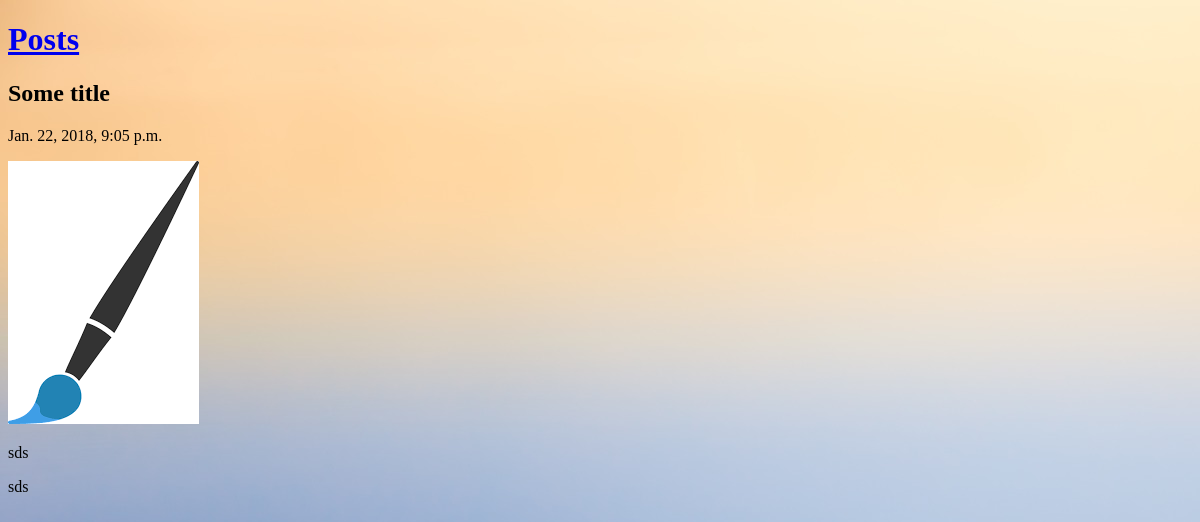
/posts/sds/, run on an earlier commit of the app's database.
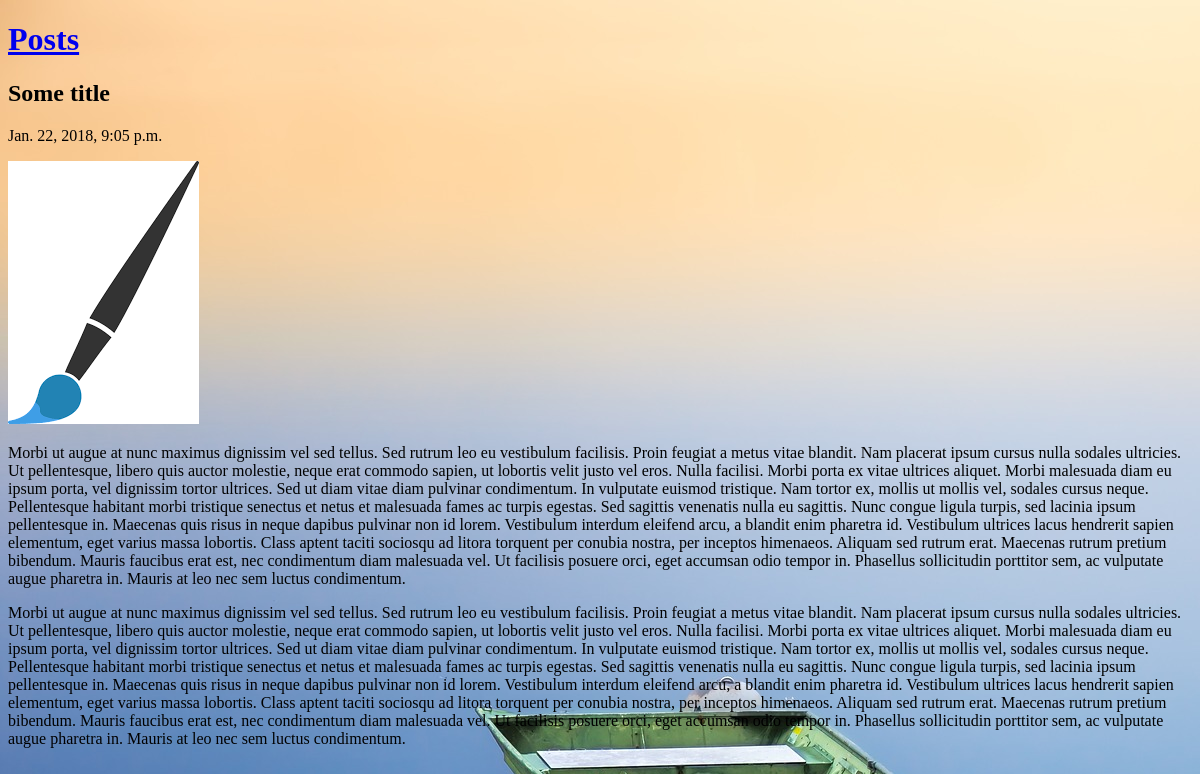
And on a later commit of the database.
### posts/models.py (models this page shows, shortened)
class Post(models.Model):
    title = models.CharField(max_length=100)
    slug = models.SlugField()
    date = models.DateTimeField(auto_now_add=True)
    body = models.TextField()
    thumb = models.ImageField(default='default.png', blank=True)

### posts/views.py (the view)
# urls.py: url(r'^(?P<slug>[\w-]+)/$', views.post_detail, name='detail'),
def post_detail(request, slug):
    post = Post.objects.get(slug=slug)
    return render(request, 'posts/posts_detail.html', {'post': post})

### posts/templates/posts/posts_detail.html
{% extends 'layout.html'%}
{% block content %}
<div class="post-detail">
    <div class="post">
        <h2>{{post.title}}</h2>
        <p>{{post.date}}</p>
        <img src="{{post.thumb.url}}"/>
        <p>{{post.body}}</p>
        <p>{{post.body}}</p>
    </div>
</div>
{% endblock %}

### templates/layout.html (shortened to what this page needs)
{% load static from staticfiles %}
<!DOCTYPE html>
<html lang="en">
<head>
    <link rel="stylesheet" href="{% static 'style.css' %}">
</head>
<body>
    <div class="wrapper">
        <h1><a href="{% url 'posts:list' %}">Posts</a></h1>
        {% block content %}
        {% endblock %}
    </div>
</body>
</html>

### static/style.css (style rules this page uses)
body { background-image: url("boot-1992136_1920.jpg"); background-color: #cccccc; }

What changed in the data, as far as the page shows it:
changed Post "Some title": body "sds" → "Morbi ut augue at nunc maximus dignissim vel sed tellus. Sed rutrum leo eu vestibulum facilisis. Proin feugiat a metus vitae blandit. Nam placerat ipsum cursus nulla sodales ultricies. Ut pellentesque, libero quis auctor molestie, neque erat commodo sapien, ut lobortis velit justo vel eros. Nulla facilisi. Morbi porta ex vitae ultrices aliquet. Morbi malesuada diam eu ipsum porta, vel dignissim tortor ultrices. Sed ut diam vitae diam pulvinar condimentum. In vulputate euismod tristique. Nam tortor ex, mollis ut mollis vel, sodales cursus neque. Pellentesque habitant morbi tristique senectus et netus et malesuada fames ac turpis egestas. Sed sagittis venenatis nulla eu sagittis. Nunc congue…"
